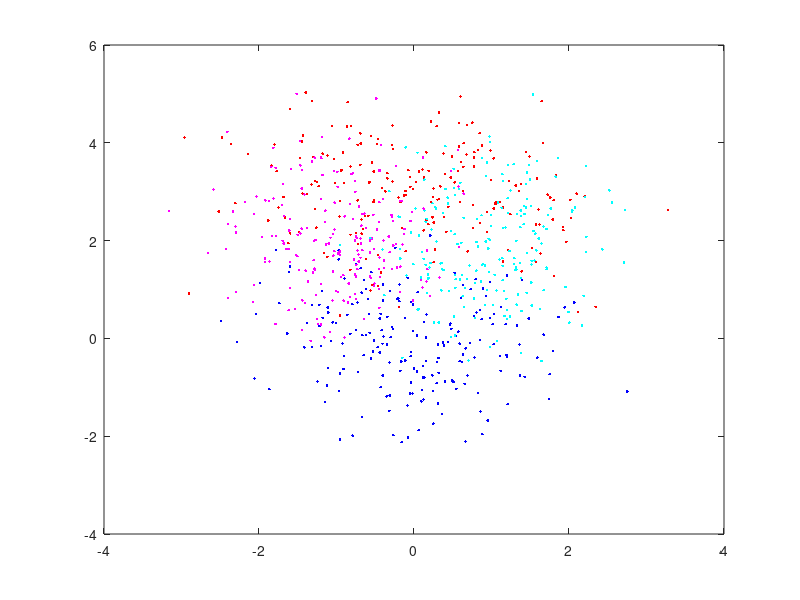

MATLAB code to generate this figure: (Note: this script raises an error after producing the figure.)
clc;clear;
load rand.mat
x=[];
plot(rand1(:,1),rand1(:,2),'b.');
hold on;
plot(rand2(:,1),rand2(:,2),'r.');
hold on;
plot(rand3(:,1),rand3(:,2),'m.');
hold on;
plot(rand4(:,1),rand4(:,2),'c.');
hold on;
calculateEllipse(0,0,2.5,3.5,90);
calculateEllipse(0,3,2.5,3.5,90);
calculateEllipse(-1,2,3.5,1.5,90);
calculateEllipse(1,2,3.5,1.5,90);
random=[rand1;rand2;rand3;rand4];
title('Multilabel Data Set');

row=size(random,1);
    for i=1:row
        if(ellepsecomputation(random(i,:),0,0,2.5,3.5)<1)
            x(i,1)=1;
        end
        if(ellepsecomputation(random(i,:),0,3,2.5,3.5)<1)
            x(i,2)=2;
        end
        if(ellepsecomputation(random(i,:),-1,2,3.5,1.5)<1)
            x(i,3)=3;
        end
        if(ellepsecomputation(random(i,:),1,2,3.5,1.5)<1)
            x(i,4)=4;
        end
    end
multilabel=[random,x];
size(multilabel);
multilabel=multilabel(randperm(length(multilabel)),:)